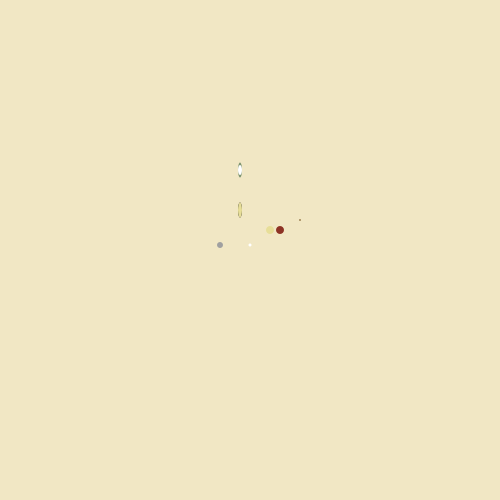
Frame 1 (no input)
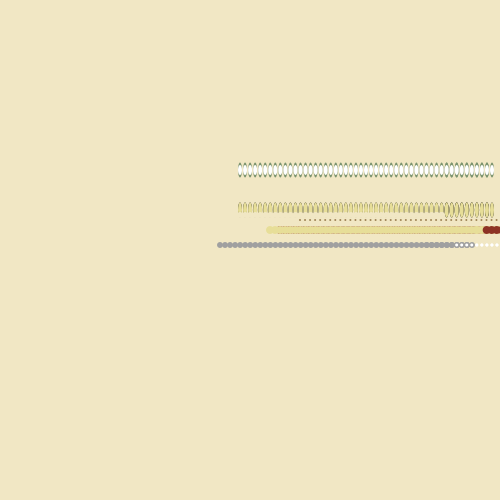
Frame 60 (the mouse pressed at the canvas centre just before this capture)
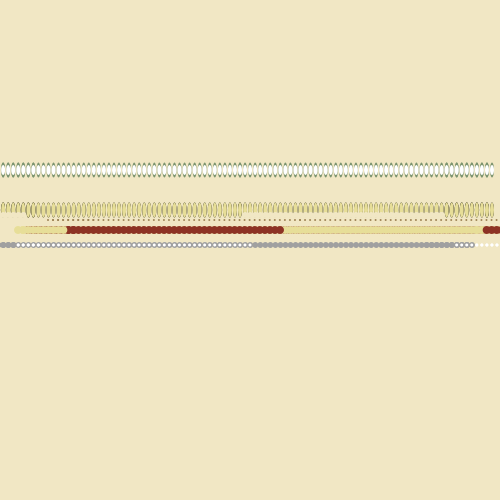
Frame 120 (the mouse held since frame 60 and released just before this capture)

The Processing sketch that drew these frames (run headless with seeded random() and noise(); from frame 60 on, the mouse is pressed at the canvas centre):

// Processing sketch: processing_42393
// ── processing_42393.pde

/*  
Author: mohan  
Purpose:a window with a view  
Concept:when you click mouse your step may be record. 
*/ 

void setup() {
  size(500, 500);
  smooth();
  background(241,231,196);
}

float sp = second();
float centerX=250;
float centerY=250;
float dir = 0.09;

void mousePressed() {  
  centerX = mouseX;
  centerY = mouseY;  
} 

void moveH() {
  centerX = centerX+sp*dir;
}

void draw() {
  noStroke();
  fill(255);
  ellipse(centerX, centerY-5, 3, 3);
  fill(160); 
  ellipse(centerX-30, centerY-5, 6, 6);
  fill(141,51,36); 
  ellipse(centerX+30, centerY-20, 8, 8);
  fill(159,133,87); 
  ellipse(centerX+50, centerY-30, 2, 2);
  fill(0); 
  ellipse(centerX-10, centerY-40, 4, 15);
  fill(124, 148, 111); 
  ellipse(centerX-10, centerY-80, 4, 15);
  fill(255); 
  ellipse(centerX-10, centerY-80, 4, 10);
  fill(231,222,152); 
  ellipse(centerX-10, centerY-40, 4, 15);
  fill(241,231,196); 
  ellipse(centerX-20, centerY-35, 6, 6);
  fill(231,222,152); 
  ellipse(centerX+20, centerY-20, 8, 8);  
  moveH();

  if (centerX>500 || centerX<0 ) {
    dir=-dir;
  }
}
